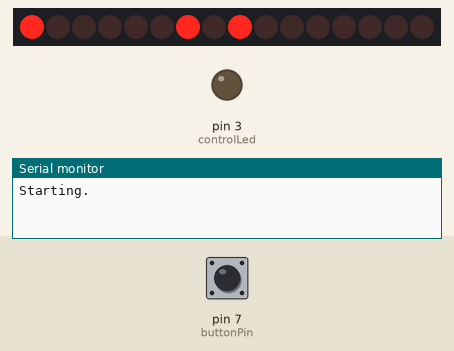
Simulated run of this sketch. Board: Arduino Uno, built with avr-gcc and run on an emulated ATmega328P. Shown: 16 shift-register outputs drawn as a row of LEDs (first output left, lit = HIGH), output pins drawn as LEDs (lit = HIGH), the last lines printed to the serial monitor. Wiring (inferred from the names in the program): 2 × shift register (74HC595): data pin 4; shift clock pin 6; latch pin 5. Wiring (inferred from the signals the program sends): row of LEDs: on Q0, Q1, Q2, Q3, Q4, Q5, Q6, Q7, Q8, Q9, Q10, Q11, Q12, Q13, Q14, Q15. The inputs (shaded band) are chosen by the test bench; at power-on: pin 7 (buttonPin) HIGH. Pins used as bus, display or sensor lines are not drawn.

Above: at 1.5 s.
1.6 s: pin 7 (buttonPin) pulled LOW for 0.15 s
At 4.6 s:
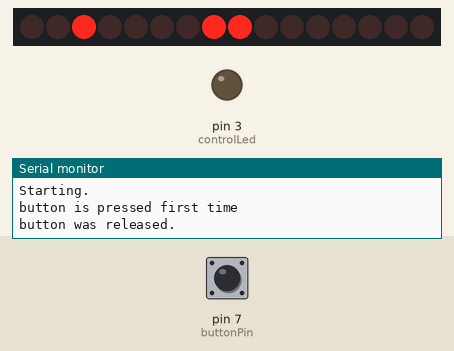
4.7 s: pin 7 (buttonPin) pulled LOW for 1 s
At 7.3 s:
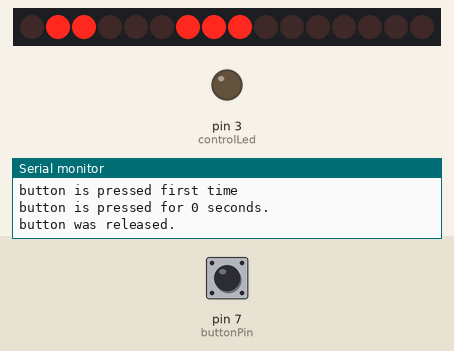
8.7 s: pin 7 (buttonPin) pulled LOW for 0.15 s
At 11.7 s:
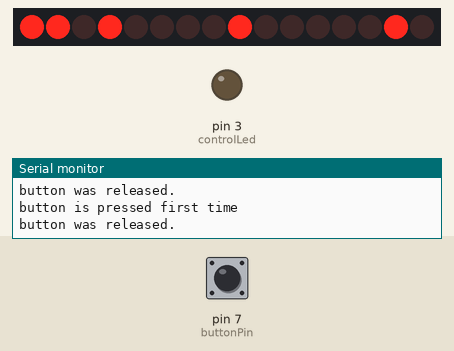
11.8 s: pin 7 (buttonPin) pulled LOW for 3.2 s
At 16.4 s:
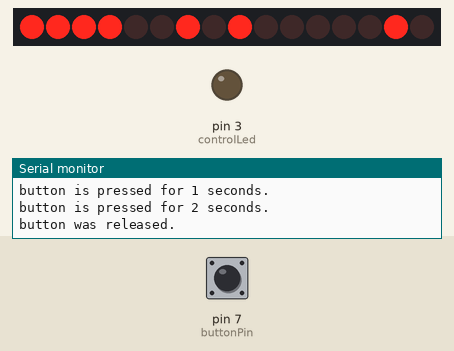
17.2 s: pin 7 (buttonPin) pulled LOW for 0.15 s
At 18.5 s:
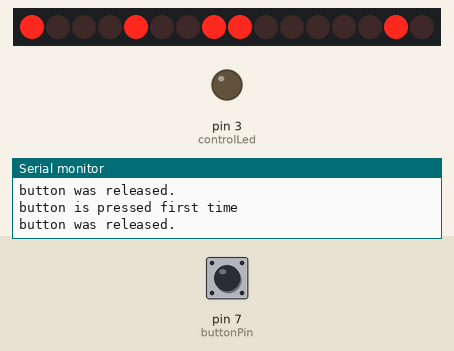
20.3 s: pin 7 (buttonPin) pulled LOW for 0.15 s
At 22.0 s:
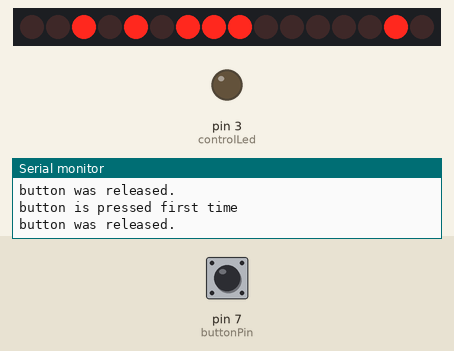
Timing chart, 0 to 27.7 s (numbered marks = the images above; inputs shaded):
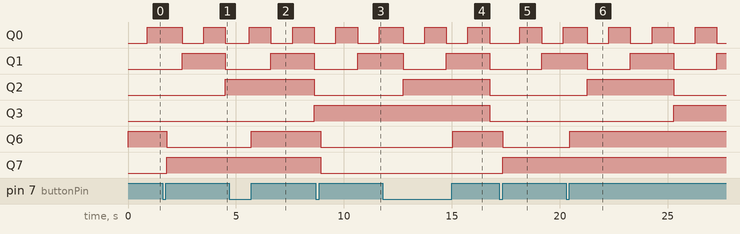

The sketch:

Binary_Clock.ino
```cpp
// Pin 13 has an LED connected on most Arduino boards.
// give it a name:
int controlLed = 3;

int latchPin = 5;
int clockPin = 6;
int dataPin = 4;

int buttonPin = 7;

int mode = 0;
int secondsPressed = 0;
const int secondsToEnterConfig = 5;
boolean buttonPressed = false;
boolean blinkTime = false;
boolean controlLedBlink = false;
boolean currentBit = false;

byte leds = 0;
byte leds2 = 0;
byte ledBitCheck = 0;
int currentSecond = 0;
int currentMinute = 1;
int currentHour = 1;
const int loopDelay = 100;
const int loopMax = 1000 / loopDelay;
int loopCurrent = 0;

// the setup routine runs once when you press reset:
void setup() {
  Serial.begin(57600);
  Serial.println("Starting.");

  // initialize the digital pin as an output.
  pinMode(controlLed, OUTPUT);
  pinMode(latchPin, OUTPUT);
  pinMode(dataPin, OUTPUT);
  pinMode(clockPin, OUTPUT);
  pinMode(buttonPin, INPUT_PULLUP);
}

void loopblink() {
  digitalWrite(controlLed, HIGH);
  delay(1000);
  digitalWrite(controlLed, LOW);
  delay(1000);
}

// the loop routine runs over and over again forever:
void loop() {
  loopCurrent++;
  digitalWrite(controlLed, LOW);

  if(mode > 0) {
    controlLedBlink = !controlLedBlink;
    if(controlLedBlink)
      digitalWrite(controlLed, HIGH);
  }
  if(loopCurrent == loopMax) {
    loopCurrent = 0;
    blinkTime = !blinkTime;

    if(mode == 0)
      currentSecond ++;

    checkTime();

    if(buttonPressed){
      Serial.println("button is pressed for " + String(secondsPressed) + " seconds. ");
      secondsPressed++;

      if(secondsPressed == secondsToEnterConfig)
        changeMode();
    }
  }
  updateLeds();

  delay(loopDelay);

  if (digitalRead(buttonPin) == LOW) {
    //button is pressed
    if(!buttonPressed){
      secondsPressed = 0;
      loopCurrent = 0;
      Serial.println("button is pressed first time");
    }

    buttonPressed = true;
  } else {
    if(buttonPressed && (secondsPressed < secondsToEnterConfig))
      if(mode == 1)
        currentMinute++;
      else
        currentHour++;

    checkTime();

    if(buttonPressed)
      Serial.println("button was released.");

    buttonPressed = false;
  }
}

void changeMode()
{
  Serial.println("And this is the end for the mode " + String(mode));
  mode++;
  if(mode == 3)
    mode = 0;
}

void checkTime() {
  if(currentSecond == 60){
    currentSecond = 0;
    currentMinute ++;
  }
  if(currentMinute == 60){
    currentMinute = 0;
    currentHour ++;
  }
  if(currentHour > 12){
    currentHour = 1;
  }
}

void updateLeds()
{
  leds = 0;
  leds2 = 0;
  int secondsPins[] = {0, 1, 2, 3, 4, 5};
  int minutesPins[] = {0, 1, 2, 3, 4, 5};
  int hoursPins[] = {6, 7, 6, 7};
  for (int i = 0; i < 6; i++)
  {
    ledBitCheck = 0;
    bitSet(ledBitCheck, i);

    //First, the seconds. First 6 digits of the first register
    if((ledBitCheck & currentSecond) > 0) {
      bitSet(leds, secondsPins[i]);
    }

    //Now the minutes. First 6 digits of the second register.
    if((ledBitCheck & currentMinute) > 0 )
      if((mode == 0) || ((mode == 1) && blinkTime))
        bitSet(leds2, minutesPins[i]);

    //And now the hour. Last 2 digits of each registers.
    if(((ledBitCheck & currentHour) > 0)){
      if((mode == 0) || ((mode == 2) && blinkTime)){
        if(i < 2)
            bitSet(leds, hoursPins[i]);
        else
            bitSet(leds2, hoursPins[i]);
      }
    }
  }

  updateShiftRegister();
}

void updateShiftRegister()
{
  digitalWrite(latchPin, LOW);
  shiftOut(dataPin, clockPin, MSBFIRST, leds2);
  shiftOut(dataPin, clockPin, MSBFIRST, leds);
  digitalWrite(latchPin, HIGH);
}
```
